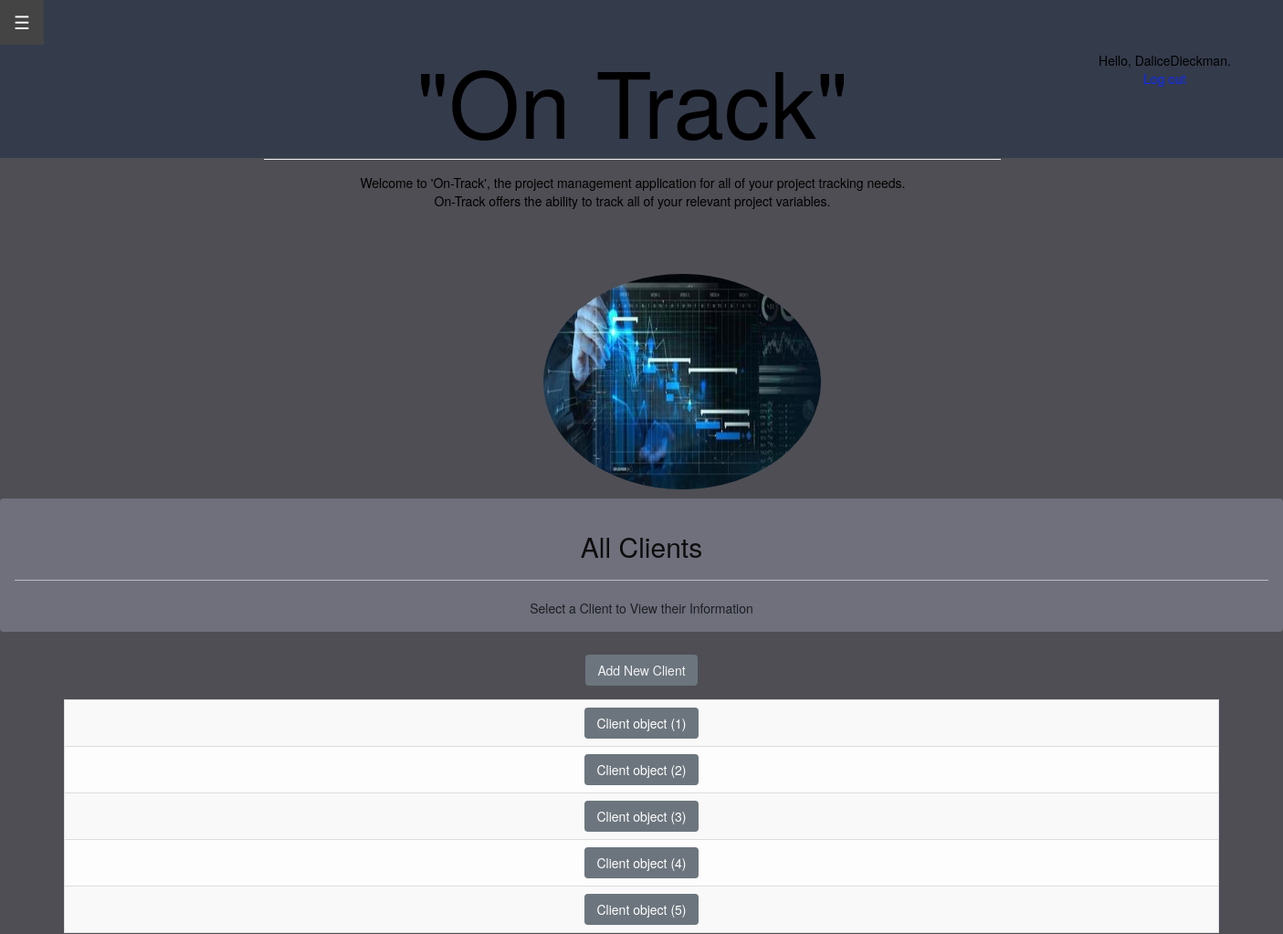
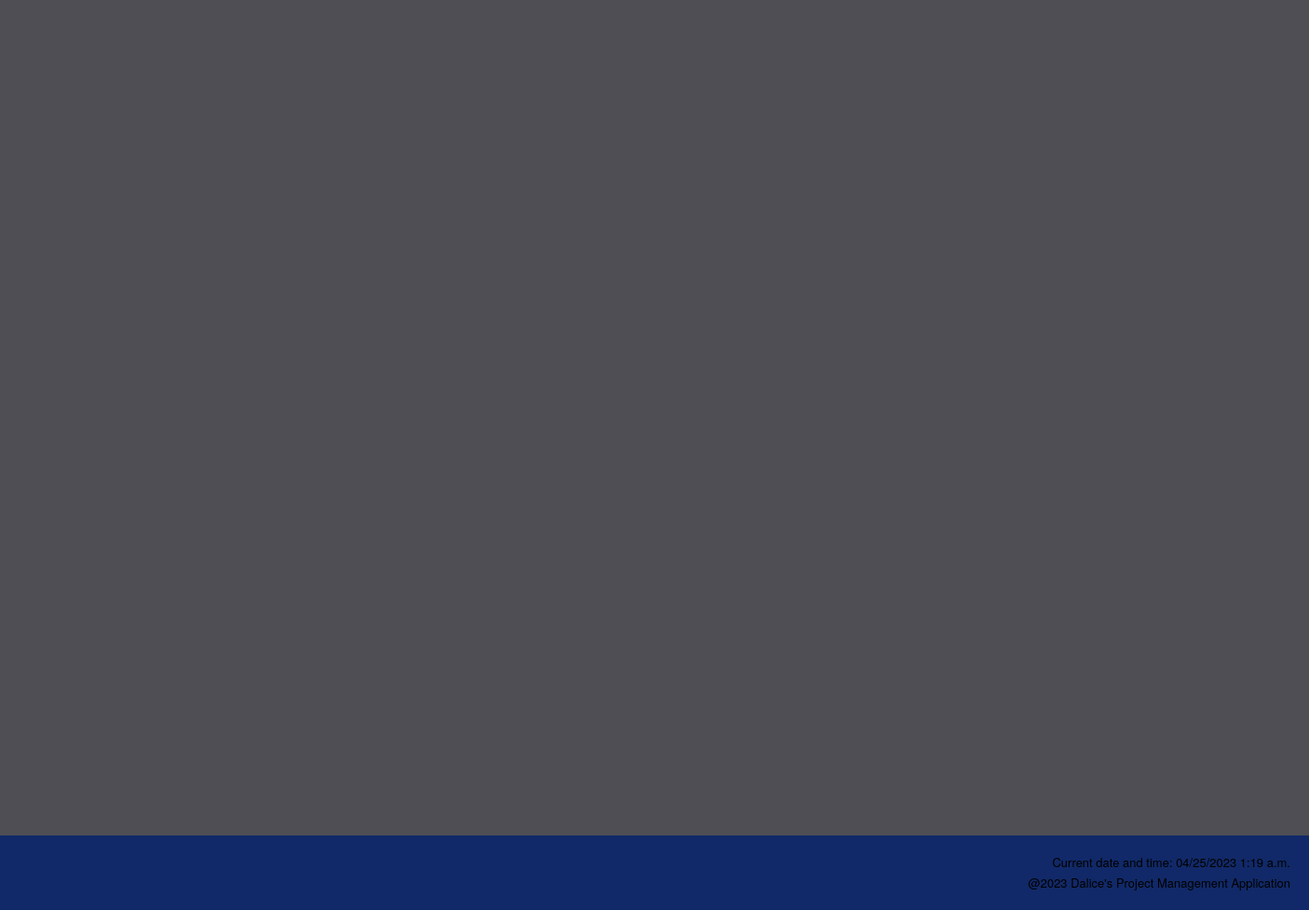
Screenshot of /clients/ (signed in) with the database file from the repository (2 pictures, top to bottom).
### project_app/models.py (models this page shows)
class Client(models.Model):
    id = models.AutoField(primary_key=True, unique=True)
    name = models.CharField(max_length=100, null=False)
    phone_no = models.IntegerField(null=True)
    email = models.CharField(max_length=100, null=True)
    address = models.CharField(max_length=100, null = False)
    city = models.CharField(max_length=20)
    province = models.CharField(max_length=20)
    postal_code = models.CharField(max_length=20)

### project_app/views.py (the view)
# urls.py: path('clients/', views.clients, name='clients'),
@login_required
def clients(request):
    client_list = Client.objects.order_by("name")
    context = {'clients': client_list}
    return render(request, 'project_app/clients.html', context)

### project_app/templates/project_app/clients.html
{% extends "project_app/base.html" %}
{% block content %}
<body style="background-color:#464454" style="z-index: 10";>
<div class="alert alert-dark" role="alert" style="background-color: rgb(111, 112, 124);">
  <h2 class="alert-heading" style="color:rgb(14, 13, 13)"><center>All Clients</center></h2>
  <hr>
  <p class="mb-0" style="background-color: rgb(235, 47, 18); "><center>Select a Client to View their Information</center></p>
</div>
<div style="padding:5px">
<a href="{% url 'project_app:new_client' %}" class="btn btn-secondary" role="button" aria-pressed="true" style="color: rgb(240, 241, 244);">Add New Client</a>
</div>
<div style="padding:5px">
</div>
<center>
<table style="width: 90%" class="table table-striped table-light table-bordered table-hover">
  {% for client in clients %}
    <tr>
        <td style="text-align: center">
            <a href="{% url 'project_app:client' client.id %}" class="btn btn-secondary" role="button" aria-pressed="true">{{ client }}</a>
        </td>
        </tr>
    {% empty %}
        <li>No clients have been added yet.</li>
    {% endfor %}
</table>
</center>
<br>
</body>
{% endblock content %}

### project_app/templates/project_app/base.html (shortened to what this page needs)
<!DOCTYPE html>
{% load static %}
<html>
    <head>
        <div class="second-header">
        </div>
        <link rel="stylesheet" href="https://stackpath.bootstrapcdn.com/bootstrap/4.3.1/css/bootstrap.min.css">
        <link rel="stylesheet" href="https://maxcdn.bootstrapcdn.com/bootstrap/3.4.1/css/bootstrap.min.css">
    </head>
    <head>
        <link rel="stylesheet" href="https://maxcdn.bootstrapcdn.com/bootstrap/3.4.1/css/bootstrap.min.css">
    </head>
        <body style="color: black;"></body><br><br>
    <div id="main">
        <button class="openbtn" onclick="openNav()">&#9776; </button>
    </div>
    <body>
        <div style = "text-align: center;">
    <div id="content" name="content" class="main">
        <div class="row justify-content-center">
            <div class="col-8">
                <h1 class = "mt-2" style="font-size: 100px;">"On Track"</h1>
                <hr class = "mt-0 mb-4">
                <p class = "indent"> Welcome to 'On-Track', the project management application for all of your project tracking needs.<br>
                    On-Track offers the ability to track all of your relevant project variables.
                <br>
                <div style="position: absolute; top: 0; right: -250px;" class="btn btn-outline-dark btn-rounded" data-mdb-ripple-color="dark">
                    {% if user.is_authenticated %}
                    <div style="color: #000000;">Hello, {{ user.username }}.</div>
                        <a style="color: #0d29f8;"  href="{% url 'users:logout' %}">Log out</a>
                    {% else %}
                        <a style="color: #0d29f8;" href="{% url 'users:register' %}">Register</a> -
                        <a style="color: #0d29f8;" href="{% url 'users:login' %}">Log in</a>
                    {% endif %}
                </div>
                <br><br><br>
                <div class = "container">
                    <div class = "image-container">
                        {% load static %} <img src = "{% static 'project_app/media/Home_page.jpg'  %}"  class = "img-circle" alt = "AWS Logo" width = "304" height = "236">
                    </div>
                </div>
                </p>
            </div>
        <div id = "content" name = "content" class="main">
        </div>
        </div>
    </div>
    </body>
        <body>
        </body>
        <footer>
            <p class = "p">Current date and time: {% now "SHORT_DATETIME_FORMAT" %} </p>
            <p class = "p">@2023 Dalice's Project Management Application</p>
        </footer>
        </html>
    {% block content %}
  {% endblock content %}

### project_app/templates/project_app/base.html (style rules this page uses)
.second-header { position: absolute; z-index: -3; top: 0; left: 0; background-color:#333a4bea; color: #333; padding: 10px; height: 173px; width: 100%; }
.openbtn { font-size: 20px; cursor: pointer; background-color: #111; color: white; padding: 10px 15px; border: none; }
.main { margin-left:160px; padding: 0px 10px; }
h1 { font-family: 'Times New Roman', Times, serif; font-size: 50px; font-weight: bolder; color: #040404; }
.image-container { float: right; margin: 0 0 0 -225px; }
.container { display: flex; flex-direction: column; }
.indent { text-indent: 1px; }
footer { position: fixed; bottom: 0; width: 100%; height: 80px; background-color: #0c276aea; color: #000000; text-align: right; padding: 20px; position: fixed; left: 0; font-size: small; }
.p { margin-bottom: 0.3em; }

### rows the page displays
Client: id "Client object (1)"
Client: id "Client object (2)"
Client: id "Client object (3)"
Client: id "Client object (4)"
Client: id "Client object (5)"

### other values shown
{{ user.username }} "DaliceDieckman"
